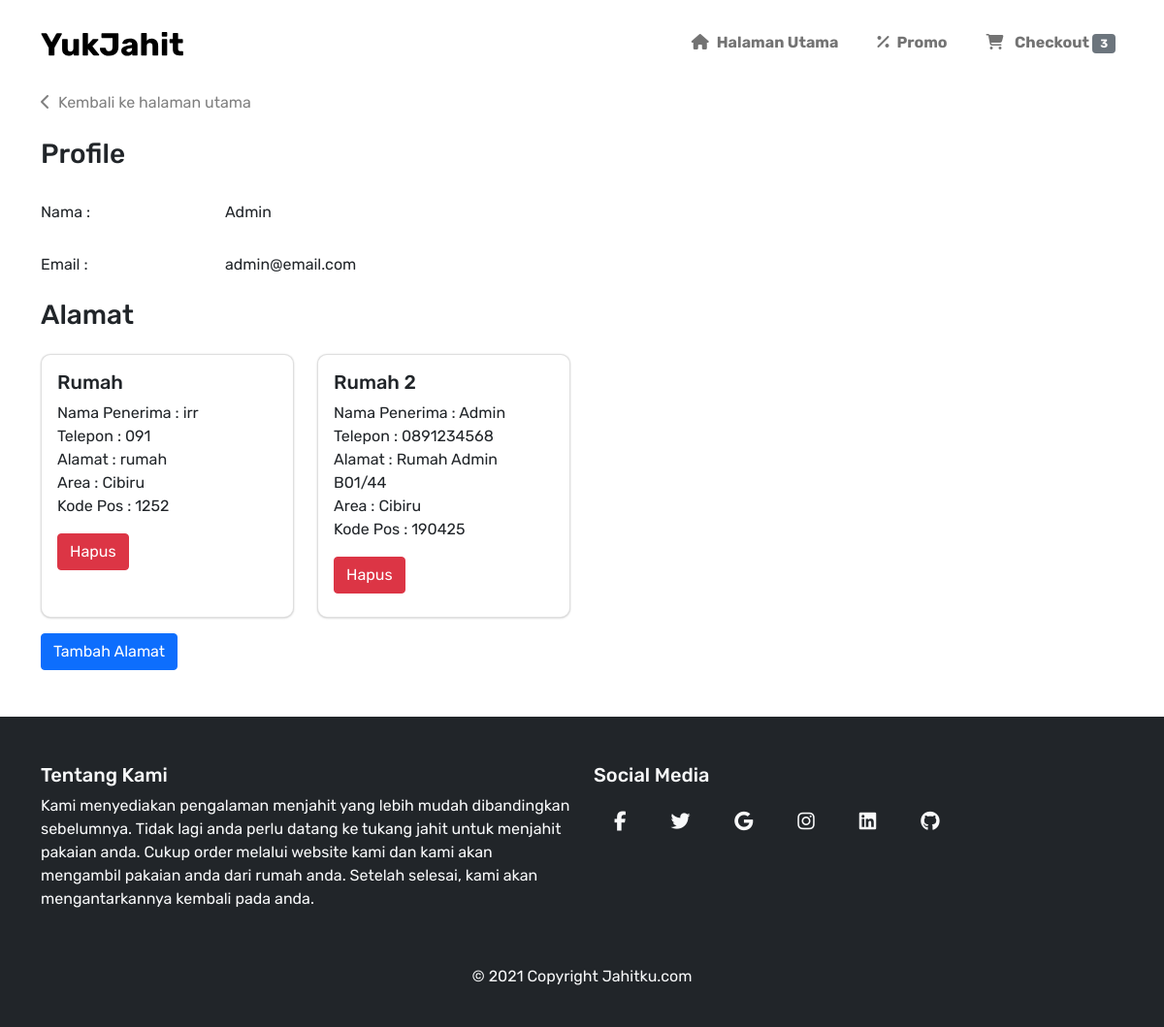
The app's page /profile.php (signed in) with its own data.
### tables this page shows
CREATE TABLE `users` (
  `id` int(11) NOT NULL,
  `name` varchar(60) DEFAULT NULL,
  `email` varchar(60) DEFAULT NULL,
  `password` char(80) DEFAULT NULL
);

CREATE TABLE `alamat` (
  `id_alamat` int(11) NOT NULL,
  `id_pengguna` int(11) NOT NULL,
  `label` varchar(30) NOT NULL,
  `nama_penerima` varchar(30) NOT NULL,
  `telepon` varchar(20) NOT NULL,
  `alamat` varchar(300) NOT NULL,
  `area` varchar(30) NOT NULL,
  `kodepos` varchar(10) NOT NULL
);

### profile.php (the view, shortened to what this page needs)
<?php
include "server/connection.php";
$email = $_SESSION['email'];
$query_getprofile = mysqli_query($connect, "CALL getUserEmail('$email')");
$data_getprofile = mysqli_fetch_array($query_getprofile);
$id = $data_getprofile['id'];
mysqli_next_result($connect);
$query_getalamat = mysqli_query($connect, "CALL getAlamatID('$id')");
$alamat_status = mysqli_num_rows($query_getalamat);
if (empty($_SESSION['email']) and empty($_SESSION['status'])) {
    header("location: login.php");
} else {
?>
    <!doctype html>
    <html lang="en">
    <head>
        <?php
        include "assets/components/header.php";
        ?>
        <link rel="stylesheet" href="assets/css/style.css">
    </head>
    <body>
        <?php
        include "assets/components/navbar-profil.php";
        ?>
        <main>
            <div class="container mt-1 mb-5">
                <a href="index.php" class="text-black-50 mt-5" style="text-decoration: none;"><i class="fas fa-chevron-left me-2"></i>Kembali ke halaman utama</a>
                <h3 class="mt-4">Profile</h3>
                <form class="mt-4">
                    <div class="row mb-3">
                        <label class="col-sm-2 col-form-label">Nama :</label>
                        <div class="col-sm-10">
                            <input type="text" readonly class="form-control-plaintext" value="<?php echo $data_getprofile['name'] ?>">
                        </div>
                    </div>
                    <div class="row mb-3">
                        <label class="col-sm-2 col-form-label">Email :</label>
                        <div class="col-sm-10">
                            <input type="text" readonly class="form-control-plaintext" value="<?php echo $data_getprofile['email'] ?>">
                        </div>
                    </div>
                </form>
                <h3 class="mb-4">Alamat</h3>
                <?php
                if ($alamat_status == 0) {
                    echo "<div class=col style='max-width: 200px'>";
                    echo "<div class='card card-custom'>";
                    echo "<div class='card-body'>";
                    echo "<h5 class=card-title>Tidak ada alamat</h5>";
                    echo "<p class=card-text>Alamat Kosong</p>";
                    echo "</div>";
                    echo "</div>";
                    echo "</div>";
                } else {
                    echo "<div class='row row-cols-2 row-cols-md-4 g-4'>";
                    while ($data_getalamat = mysqli_fetch_array($query_getalamat)) {
                        echo "<div class=col>";
                        echo "<div class='card card-custom h-100'>";
                        echo "<div class='card-body'>";
                        echo "<h5 class=card-title>$data_getalamat[label]</h5>";
                        echo "<p class=card-text>
                        Nama Penerima : $data_getalamat[nama_penerima]<br>
                        Telepon       : $data_getalamat[telepon]<br>
                        Alamat        : $data_getalamat[alamat]<br>
                        Area          : $data_getalamat[area]<br>
                        Kode Pos      : $data_getalamat[kodepos]<br>
                        </p>";
                        echo "<form method=POST action=server/deletealamat_process.php?id=$data_getalamat[id_alamat] class=mb-2>";
                        echo "<button type=submit class='btn btn-danger'>Hapus</button>";
                        echo "</form>";
                        echo "</div>";
                        echo "</div>";
                        echo "</div>";
                    }
                    echo "</div>";
                }
                ?>
                <button type="button" class="btn btn-primary mt-3" data-bs-toggle="modal" data-bs-target="#exampleModal">
                    Tambah Alamat
                </button>
            </div>
        </main>
        <?php
        include "assets/components/footer.php";
        ?>
    </body>
<?php
}
?>

### assets/components/header.php (shortened to what this page needs)
<link href="https://cdn.jsdelivr.net/npm/bootstrap@5.0.0/dist/css/bootstrap.min.css" rel="stylesheet">

### assets/components/navbar-profil.php (shortened to what this page needs)
<?php
include "server/connection.php";
$email = $_SESSION['email'];
$query = mysqli_query($connect, "SELECT name, id FROM users WHERE email='$email'");
$row = mysqli_fetch_assoc($query);
$id = $row['id'];
?>
<nav class="navbar navbar-expand-lg navbar-light bg-white fixed-top">
    <div class="container py-2 py-lg-3">
        <a class="navbar-brand" href="index.php">
            <img src="assets/img/logo.svg" alt="" height="25">
        </a>
        <div class="collapse navbar-collapse justify-content-end" id="navbarSupportedContent">
            <div class="py-2 py-lg-0">
                <ul class="navbar-nav">
                    <li class="nav-item me-4">
                        <a class="nav-link" aria-current="page" href="index.php">
                            <i class="fas fa-home me-2"></i>Halaman Utama
                        </a>
                    </li>
                    <li class="nav-item me-4">
                        <a class="nav-link" href="promo.php"><i class="fas fa-percentage me-2"></i>Promo</a>
                    </li>
                    <li class="nav-item">
                        <a class="nav-link" href="checkout.php">
                            <i class="fas fa-shopping-cart me-2"></i>
                            <?php
                            $query_gettotalcart = mysqli_query($connect, "SELECT *FROM keranjang WHERE id_pengguna = $id");
                            $data_gettotalcart = mysqli_num_rows($query_gettotalcart);
                            if ($data_gettotalcart == 0) {
                                echo "Checkout";
                            } else {
                                echo "Checkout <span class='badge bg-secondary'>$data_gettotalcart</span>";
                            }
                            ?>
                        </a>
                    </li>
                </ul>
            </div>
        </div>
    </div>
</nav>

### assets/components/footer.php
<footer class="text-center text-md-start py-4 mt-t bg-dark">
    <div class="container py-4">
        <div class="row text-light">
            <div class="col-lg-6 col-md-12 mb-4 mb-md-0">
                <h5 class="">Tentang Kami</h5>
                <p>
                    Kami menyediakan pengalaman menjahit yang lebih mudah dibandingkan sebelumnya. Tidak lagi anda perlu datang ke tukang jahit untuk menjahit pakaian anda. Cukup order melalui website kami dan kami akan mengambil pakaian anda dari rumah anda. Setelah selesai, kami akan mengantarkannya kembali pada anda.
                </p>
            </div>
            <div class="col-lg-6 col-md-12 mb-4 mb-md-0">
                <h5>Social Media</h5>
                <a class="btn btn-link btn-floating btn-lg text-light m-1" href="#!" role="button" data-mdb-ripple-color="dark"><i class="fab fa-facebook-f"></i></a>
                <a class="btn btn-link btn-floating btn-lg text-light m-1" href="#!" role="button" data-mdb-ripple-color="dark"><i class="fab fa-twitter"></i></a>
                <a class="btn btn-link btn-floating btn-lg text-light m-1" href="#!" role="button" data-mdb-ripple-color="dark"><i class="fab fa-google"></i></a>
                <a class="btn btn-link btn-floating btn-lg text-light m-1" href="#!" role="button" data-mdb-ripple-color="dark"><i class="fab fa-instagram"></i></a>
                <a class="btn btn-link btn-floating btn-lg text-light m-1" href="#!" role="button" data-mdb-ripple-color="dark"><i class="fab fa-linkedin"></i></a>
                <a class="btn btn-link btn-floating btn-lg text-light m-1" href="#!" role="button" data-mdb-ripple-color="dark"><i class="fab fa-github"></i></a>
            </div>
        </div>
    </div>
    <div class="text-center text-light p-3">
        © 2021 Copyright
        <a href="https://mdbootstrap.com/" class="text-light" style="text-decoration: none;">Jahitku.com</a>
    </div>
</footer>

### assets/css/style.css (style rules this page uses)
.navbar { font-weight: 700; }
body { padding-top: 90px; font-family: "Rubik", sans-serif; }
.card-custom { box-shadow: 0 0.4px 2px 0 rgba(0, 0, 0, 0.2); transition: 0.3s; border-radius: 10px; }
.nav-link { color: black; }

### records on screen
users: name "Admin", email "admin@email.com"
alamat: label "Rumah", nama_penerima "irr", telepon "091", alamat "rumah", area "Cibiru", kodepos "1252"
alamat: label "Rumah 2", nama_penerima "Admin", telepon "0891234568", alamat "Rumah Admin B01/44", area "Cibiru", kodepos "190425"

### other values on screen
$data_gettotalcart "3"
